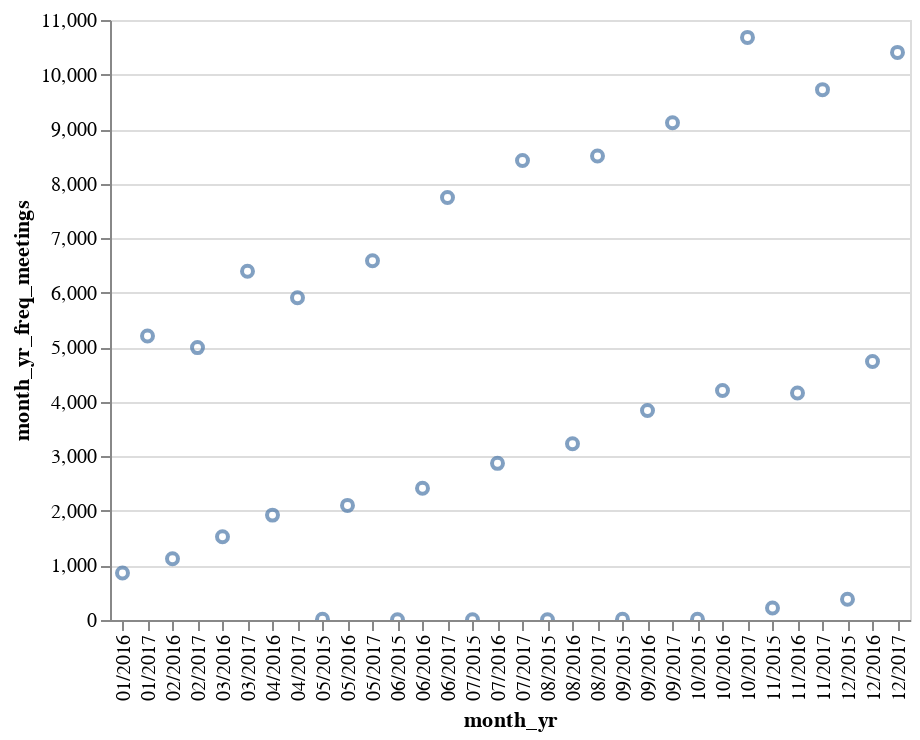

The notebook cell saved with this chart:
### Code cell
alt.Chart(data_freq).mark_point().encode(
    y='month_yr_freq_meetings',
    x='month_yr',
    tooltip=['month_yr_freq_meetings']
).interactive()

### Figure 1 — Vega-Lite specification as saved in the notebook (floating-point values rounded to 4 significant figures)
{"$schema": "https://vega.github.io/schema/vega-lite/v2.4.3.json", "config": {"view": {"height": 300, "width": 400}}, "data": {"values": [{"month_yr": "08/2017", "month_yr_freq_calls": 346272, "month_yr_freq_emails": 474960, "month_yr_freq_meetings": 8506, "month_yr_freq_purchases": 24710}, {"month_yr": "03/2017", "month_yr_freq_calls": 346099, "month_yr_freq_emails": 474075, "month_yr_freq_meetings": 6395, "month_yr_freq_purchases": 24651}, {"month_yr": "07/2017", "month_yr_freq_calls": 345150, "month_yr_freq_emails": 474550, "month_yr_freq_meetings": 8424, "month_yr_freq_purchases": 24786}, {"month_yr": "12/2016", "month_yr_freq_calls": 344694, "month_yr_freq_emails": 473082, "month_yr_freq_meetings": 4739, "month_yr_freq_purchases": 25056}, {"month_yr": "10/2017", "month_yr_freq_calls": 344610, "month_yr_freq_emails": 474712, "month_yr_freq_meetings": 10681, "month_yr_freq_purchases": 24500}, {"month_yr": "10/2016", "month_yr_freq_calls": 344508, "month_yr_freq_emails": 471521, "month_yr_freq_meetings": 4206, "month_yr_freq_purchases": 24595}, {"month_yr": "05/2017", "month_yr_freq_calls": 344347, "month_yr_freq_emails": 473553, "month_yr_freq_meetings": 6586, "month_yr_freq_purchases": 24599}, {"month_yr": "01/2017", "month_yr_freq_calls": 344216, "month_yr_freq_emails": 471712, "month_yr_freq_meetings": 5207, "month_yr_freq_purchases": 24536}, {"month_yr": "08/2016", "month_yr_freq_calls": 343234, "month_yr_freq_emails": 471527, "month_yr_freq_meetings": 3230, "month_yr_freq_purchases": 24660}, {"month_yr": "07/2016", "month_yr_freq_calls": 342506, "month_yr_freq_emails": 471138, "month_yr_freq_meetings": 2872, "month_yr_freq_purchases": 24501}, {"month_yr": "05/2016", "month_yr_freq_calls": 342459, "month_yr_freq_emails": 469781, "month_yr_freq_meetings": 2101, "month_yr_freq_purchases": 24792}, {"month_yr": "03/2016", "month_yr_freq_calls": 341550, "month_yr_freq_emails": 467041, "month_yr_freq_meetings": 1525, "month_yr_freq_purchases": 24472}, {"month_yr": "12/2015", "month_yr_freq_calls": 339990, "month_yr_freq_emails": 465009, "month_yr_freq_meetings": 382, "month_yr_freq_purchases": 24460}, {"month_yr": "01/2016", "month_yr_freq_calls": 339906, "month_yr_freq_emails": 466783, "month_yr_freq_meetings": 862, "month_yr_freq_purchases": 24478}, {"month_yr": "10/2015", "month_yr_freq_calls": 337336, "month_yr_freq_emails": 462288, "month_yr_freq_meetings": 12, "month_yr_freq_purchases": 24310}, {"month_yr": "11/2017", "month_yr_freq_calls": 334665, "month_yr_freq_emails": 459078, "month_yr_freq_meetings": 9723, "month_yr_freq_purchases": 23993}, {"month_yr": "09/2017", "month_yr_freq_calls": 334552, "month_yr_freq_emails": 458953, "month_yr_freq_meetings": 9115, "month_yr_freq_purchases": 24036}, {"month_yr": "06/2017", "month_yr_freq_calls": 334337, "month_yr_freq_emails": 458859, "month_yr_freq_meetings": 7747, "month_yr_freq_purchases": 23695}, {"month_yr": "04/2017", "month_yr_freq_calls": 333258, "month_yr_freq_emails": 458219, "month_yr_freq_meetings": 5909, "month_yr_freq_purchases": 23645}, {"month_yr": "08/2015", "month_yr_freq_calls": 333176, "month_yr_freq_emails": 457283, "month_yr_freq_meetings": 6, "month_yr_freq_purchases": 24299}, {"month_yr": "11/2016", "month_yr_freq_calls": 333132, "month_yr_freq_emails": 456627, "month_yr_freq_meetings": 4162, "month_yr_freq_purchases": 23941}, {"month_yr": "06/2016", "month_yr_freq_calls": 332513, "month_yr_freq_emails": 455437, "month_yr_freq_meetings": 2415, "month_yr_freq_purchases": 23846}, {"month_yr": "04/2016", "month_yr_freq_calls": 331032, "month_yr_freq_emails": 453899, "month_yr_freq_meetings": 1923, "month_yr_freq_purchases": 23696}, {"month_yr": "09/2016", "month_yr_freq_calls": 330734, "month_yr_freq_emails": 455505, "month_yr_freq_meetings": 3840, "month_yr_freq_purchases": 23564}, {"month_yr": "07/2015", "month_yr_freq_calls": 330263, "month_yr_freq_emails": 453015, "month_yr_freq_meetings": 5, "month_yr_freq_purchases": 23978}, {"month_yr": "12/2017", "month_yr_freq_calls": 330006, "month_yr_freq_emails": 451557, "month_yr_freq_meetings": 10406, "month_yr_freq_purchases": 23545}, {"month_yr": "11/2015", "month_yr_freq_calls": 328179, "month_yr_freq_emails": 449538, "month_yr_freq_meetings": 219, "month_yr_freq_purchases": 23442}, {"month_yr": "09/2015", "month_yr_freq_calls": 322890, "month_yr_freq_emails": 444527, "month_yr_freq_meetings": 15, "month_yr_freq_purchases": 23421}, {"month_yr": "02/2016", "month_yr_freq_calls": 319085, "month_yr_freq_emails": 438439, "month_yr_freq_meetings": 1123, "month_yr_freq_purchases": 22803}, {"month_yr": "06/2015", "month_yr_freq_calls": 315483, "month_yr_freq_emails": 430825, "month_yr_freq_meetings": 6, "month_yr_freq_purchases": 23282}, {"month_yr": "02/2017", "month_yr_freq_calls": 312271, "month_yr_freq_emails": 427797, "month_yr_freq_meetings": 4994, "month_yr_freq_purchases": 22291}, {"month_yr": "05/2015", "month_yr_freq_calls": 204382, "month_yr_freq_emails": 278795, "month_yr_freq_meetings": 15, "month_yr_freq_purchases": 15617}]}, "encoding": {"tooltip": {"field": "month_yr_freq_meetings", "type": "quantitative"}, "x": {"field": "month_yr", "type": "nominal"}, "y": {"field": "month_yr_freq_meetings", "type": "quantitative"}}, "mark": "point", "selection": {"selector011": {"bind": "scales", "encodings": ["x", "y"], "mark": {"fill": "#333", "fillOpacity": 0.125, "stroke": "white"}, "on": "[mousedown, window:mouseup] > window:mousemove!", "resolve": "global", "translate": "[mousedown, window:mouseup] > window:mousemove!", "type": "interval", "zoom": "wheel!"}}}
